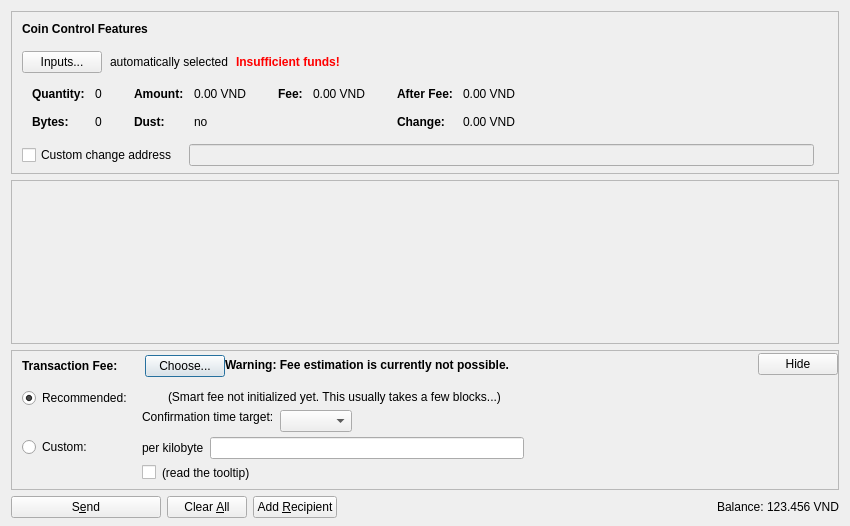
<?xml version="1.0" encoding="UTF-8"?>
<ui version="4.0">
 <class>SendCoinsDialog</class>
 <widget class="QDialog" name="SendCoinsDialog">
  <property name="geometry">
   <rect>
    <x>0</x>
    <y>0</y>
    <width>850</width>
    <height>526</height>
   </rect>
  </property>
  <property name="windowTitle">
   <string>Send Coins</string>
  </property>
  <layout class="QVBoxLayout" name="verticalLayout" stretch="0,1,0,0">
   <property name="bottomMargin">
    <number>8</number>
   </property>
   <item>
    <widget class="QFrame" name="frameCoinControl">
     <property name="sizePolicy">
      <sizepolicy hsizetype="Expanding" vsizetype="Expanding">
       <horstretch>0</horstretch>
       <verstretch>0</verstretch>
      </sizepolicy>
     </property>
     <property name="maximumSize">
      <size>
       <width>16777215</width>
       <height>16777215</height>
      </size>
     </property>
     <property name="frameShape">
      <enum>QFrame::StyledPanel</enum>
     </property>
     <property name="frameShadow">
      <enum>QFrame::Sunken</enum>
     </property>
     <layout class="QVBoxLayout" name="verticalLayoutCoinControl2">
      <property name="spacing">
       <number>0</number>
      </property>
      <property name="leftMargin">
       <number>0</number>
      </property>
      <property name="topMargin">
       <number>0</number>
      </property>
      <property name="rightMargin">
       <number>0</number>
      </property>
      <property name="bottomMargin">
       <number>6</number>
      </property>
      <item>
       <layout class="QVBoxLayout" name="verticalLayoutCoinControl" stretch="0,0,0,0,1">
        <property name="spacing">
         <number>0</number>
        </property>
        <property name="leftMargin">
         <number>10</number>
        </property>
        <property name="topMargin">
         <number>10</number>
        </property>
        <item>
         <layout class="QHBoxLayout" name="horizontalLayoutCoinControl1">
          <property name="bottomMargin">
           <number>15</number>
          </property>
          <item>
           <widget class="QLabel" name="labelCoinControlFeatures">
            <property name="sizePolicy">
             <sizepolicy hsizetype="Preferred" vsizetype="Maximum">
              <horstretch>0</horstretch>
              <verstretch>0</verstretch>
             </sizepolicy>
            </property>
            <property name="font">
             <font>
              <weight>75</weight>
              <bold>true</bold>
             </font>
            </property>
            <property name="styleSheet">
             <string notr="true">font-weight:bold;</string>
            </property>
            <property name="text">
             <string>Coin Control Features</string>
            </property>
           </widget>
          </item>
         </layout>
        </item>
        <item>
         <layout class="QHBoxLayout" name="horizontalLayoutCoinControl2" stretch="0,0,0,0">
          <property name="spacing">
           <number>8</number>
          </property>
          <property name="bottomMargin">
           <number>10</number>
          </property>
          <item>
           <widget class="QPushButton" name="pushButtonCoinControl">
            <property name="styleSheet">
             <string notr="true"/>
            </property>
            <property name="text">
             <string>Inputs...</string>
            </property>
            <property name="autoDefault">
             <bool>false</bool>
            </property>
           </widget>
          </item>
          <item>
           <widget class="QLabel" name="labelCoinControlAutomaticallySelected">
            <property name="text">
             <string>automatically selected</string>
            </property>
            <property name="margin">
             <number>5</number>
            </property>
           </widget>
          </item>
          <item>
           <widget class="QLabel" name="labelCoinControlInsuffFunds">
            <property name="font">
             <font>
              <weight>75</weight>
              <bold>true</bold>
             </font>
            </property>
            <property name="styleSheet">
             <string notr="true">color:red;font-weight:bold;</string>
            </property>
            <property name="text">
             <string>Insufficient funds!</string>
            </property>
            <property name="margin">
             <number>5</number>
            </property>
           </widget>
          </item>
          <item>
           <spacer name="horizontalSpacerCoinControl">
            <property name="orientation">
             <enum>Qt::Horizontal</enum>
            </property>
            <property name="sizeHint" stdset="0">
             <size>
              <width>40</width>
              <height>1</height>
             </size>
            </property>
           </spacer>
          </item>
         </layout>
        </item>
        <item>
         <widget class="QWidget" name="widgetCoinControl" native="true">
          <property name="sizePolicy">
           <sizepolicy hsizetype="Preferred" vsizetype="Preferred">
            <horstretch>0</horstretch>
            <verstretch>0</verstretch>
           </sizepolicy>
          </property>
          <property name="minimumSize">
           <size>
            <width>0</width>
            <height>0</height>
           </size>
          </property>
          <property name="styleSheet">
           <string notr="true"/>
          </property>
          <layout class="QHBoxLayout" name="horizontalLayoutCoinControl5">
           <property name="leftMargin">
            <number>0</number>
           </property>
           <property name="topMargin">
            <number>0</number>
           </property>
           <property name="rightMargin">
            <number>0</number>
           </property>
           <property name="bottomMargin">
            <number>0</number>
           </property>
           <item>
            <layout class="QHBoxLayout" name="horizontalLayoutCoinControl3" stretch="0,0,0,1">
             <property name="spacing">
              <number>20</number>
             </property>
             <property name="topMargin">
              <number>0</number>
             </property>
             <property name="bottomMargin">
              <number>10</number>
             </property>
             <item>
              <layout class="QFormLayout" name="formLayoutCoinControl1">
               <property name="horizontalSpacing">
                <number>10</number>
               </property>
               <property name="verticalSpacing">
                <number>14</number>
               </property>
               <property name="leftMargin">
                <number>10</number>
               </property>
               <property name="topMargin">
                <number>4</number>
               </property>
               <property name="rightMargin">
                <number>6</number>
               </property>
               <item row="0" column="0">
                <widget class="QLabel" name="labelCoinControlQuantityText">
                 <property name="font">
                  <font>
                   <weight>75</weight>
                   <bold>true</bold>
                  </font>
                 </property>
                 <property name="text">
                  <string>Quantity:</string>
                 </property>
                 <property name="margin">
                  <number>0</number>
                 </property>
                </widget>
               </item>
               <item row="0" column="1">
                <widget class="QLabel" name="labelCoinControlQuantity">
                 <property name="cursor">
                  <cursorShape>IBeamCursor</cursorShape>
                 </property>
                 <property name="contextMenuPolicy">
                  <enum>Qt::ActionsContextMenu</enum>
                 </property>
                 <property name="text">
                  <string notr="true">0</string>
                 </property>
                 <property name="margin">
                  <number>0</number>
                 </property>
                 <property name="textInteractionFlags">
                  <set>Qt::LinksAccessibleByMouse|Qt::TextSelectableByKeyboard|Qt::TextSelectableByMouse</set>
                 </property>
                </widget>
               </item>
               <item row="1" column="0">
                <widget class="QLabel" name="labelCoinControlBytesText">
                 <property name="font">
                  <font>
                   <weight>75</weight>
                   <bold>true</bold>
                  </font>
                 </property>
                 <property name="text">
                  <string>Bytes:</string>
                 </property>
                </widget>
               </item>
               <item row="1" column="1">
                <widget class="QLabel" name="labelCoinControlBytes">
                 <property name="cursor">
                  <cursorShape>IBeamCursor</cursorShape>
                 </property>
                 <property name="contextMenuPolicy">
                  <enum>Qt::ActionsContextMenu</enum>
                 </property>
                 <property name="text">
                  <string notr="true">0</string>
                 </property>
                 <property name="textInteractionFlags">
                  <set>Qt::LinksAccessibleByMouse|Qt::TextSelectableByKeyboard|Qt::TextSelectableByMouse</set>
                 </property>
                </widget>
               </item>
              </layout>
             </item>
             <item>
              <layout class="QFormLayout" name="formLayoutCoinControl2">
               <property name="horizontalSpacing">
                <number>10</number>
               </property>
               <property name="verticalSpacing">
                <number>14</number>
               </property>
               <property name="leftMargin">
                <number>6</number>
               </property>
               <property name="topMargin">
                <number>4</number>
               </property>
               <property name="rightMargin">
                <number>6</number>
               </property>
               <item row="0" column="0">
                <widget class="QLabel" name="labelCoinControlAmountText">
                 <property name="font">
                  <font>
                   <weight>75</weight>
                   <bold>true</bold>
                  </font>
                 </property>
                 <property name="text">
                  <string>Amount:</string>
                 </property>
                 <property name="margin">
                  <number>0</number>
                 </property>
                </widget>
               </item>
               <item row="0" column="1">
                <widget class="QLabel" name="labelCoinControlAmount">
                 <property name="cursor">
                  <cursorShape>IBeamCursor</cursorShape>
                 </property>
                 <property name="contextMenuPolicy">
                  <enum>Qt::ActionsContextMenu</enum>
                 </property>
                 <property name="text">
                  <string notr="true">0.00 VND</string>
                 </property>
                 <property name="textInteractionFlags">
                  <set>Qt::LinksAccessibleByMouse|Qt::TextSelectableByKeyboard|Qt::TextSelectableByMouse</set>
                 </property>
                </widget>
               </item>
               <item row="1" column="0">
                <widget class="QLabel" name="labelCoinControlLowOutputText">
                 <property name="font">
                  <font>
                   <weight>75</weight>
                   <bold>true</bold>
                  </font>
                 </property>
                 <property name="text">
                  <string>Dust:</string>
                 </property>
                </widget>
               </item>
               <item row="1" column="1">
                <widget class="QLabel" name="labelCoinControlLowOutput">
                 <property name="cursor">
                  <cursorShape>IBeamCursor</cursorShape>
                 </property>
                 <property name="contextMenuPolicy">
                  <enum>Qt::ActionsContextMenu</enum>
                 </property>
                 <property name="text">
                  <string notr="true">no</string>
                 </property>
                 <property name="textInteractionFlags">
                  <set>Qt::LinksAccessibleByMouse|Qt::TextSelectableByKeyboard|Qt::TextSelectableByMouse</set>
                 </property>
                </widget>
               </item>
              </layout>
             </item>
             <item>
              <layout class="QFormLayout" name="formLayoutCoinControl3">
               <property name="horizontalSpacing">
                <number>10</number>
               </property>
               <property name="verticalSpacing">
                <number>14</number>
               </property>
               <property name="leftMargin">
                <number>6</number>
               </property>
               <property name="topMargin">
                <number>4</number>
               </property>
               <property name="rightMargin">
                <number>6</number>
               </property>
               <item row="0" column="0">
                <widget class="QLabel" name="labelCoinControlFeeText">
                 <property name="font">
                  <font>
                   <weight>75</weight>
                   <bold>true</bold>
                  </font>
                 </property>
                 <property name="text">
                  <string>Fee:</string>
                 </property>
                 <property name="margin">
                  <number>0</number>
                 </property>
                </widget>
               </item>
               <item row="0" column="1">
                <widget class="QLabel" name="labelCoinControlFee">
                 <property name="cursor">
                  <cursorShape>IBeamCursor</cursorShape>
                 </property>
                 <property name="contextMenuPolicy">
                  <enum>Qt::ActionsContextMenu</enum>
                 </property>
                 <property name="text">
                  <string notr="true">0.00 VND</string>
                 </property>
                 <property name="textInteractionFlags">
                  <set>Qt::LinksAccessibleByMouse|Qt::TextSelectableByKeyboard|Qt::TextSelectableByMouse</set>
                 </property>
                </widget>
               </item>
              </layout>
             </item>
             <item>
              <layout class="QFormLayout" name="formLayoutCoinControl4">
               <property name="horizontalSpacing">
                <number>10</number>
               </property>
               <property name="verticalSpacing">
                <number>14</number>
               </property>
               <property name="leftMargin">
                <number>6</number>
               </property>
               <property name="topMargin">
                <number>4</number>
               </property>
               <property name="rightMargin">
                <number>6</number>
               </property>
               <item row="0" column="0">
                <widget class="QLabel" name="labelCoinControlAfterFeeText">
                 <property name="font">
                  <font>
                   <weight>75</weight>
                   <bold>true</bold>
                  </font>
                 </property>
                 <property name="text">
                  <string>After Fee:</string>
                 </property>
                 <property name="margin">
                  <number>0</number>
                 </property>
                </widget>
               </item>
               <item row="0" column="1">
                <widget class="QLabel" name="labelCoinControlAfterFee">
                 <property name="cursor">
                  <cursorShape>IBeamCursor</cursorShape>
                 </property>
                 <property name="contextMenuPolicy">
                  <enum>Qt::ActionsContextMenu</enum>
                 </property>
                 <property name="text">
                  <string notr="true">0.00 VND</string>
                 </property>
                 <property name="textInteractionFlags">
                  <set>Qt::LinksAccessibleByMouse|Qt::TextSelectableByKeyboard|Qt::TextSelectableByMouse</set>
                 </property>
                </widget>
               </item>
               <item row="1" column="0">
                <widget class="QLabel" name="labelCoinControlChangeText">
                 <property name="font">
                  <font>
                   <weight>75</weight>
                   <bold>true</bold>
                  </font>
                 </property>
                 <property name="text">
                  <string>Change:</string>
                 </property>
                </widget>
               </item>
               <item row="1" column="1">
                <widget class="QLabel" name="labelCoinControlChange">
                 <property name="cursor">
                  <cursorShape>IBeamCursor</cursorShape>
                 </property>
                 <property name="contextMenuPolicy">
                  <enum>Qt::ActionsContextMenu</enum>
                 </property>
                 <property name="text">
                  <string notr="true">0.00 VND</string>
                 </property>
                 <property name="textInteractionFlags">
                  <set>Qt::LinksAccessibleByMouse|Qt::TextSelectableByKeyboard|Qt::TextSelectableByMouse</set>
                 </property>
                </widget>
               </item>
              </layout>
             </item>
            </layout>
           </item>
          </layout>
         </widget>
        </item>
        <item>
         <layout class="QHBoxLayout" name="horizontalLayoutCoinControl4" stretch="0,0,0">
          <property name="spacing">
           <number>12</number>
          </property>
          <property name="sizeConstraint">
           <enum>QLayout::SetDefaultConstraint</enum>
          </property>
          <property name="topMargin">
           <number>5</number>
          </property>
          <property name="rightMargin">
           <number>5</number>
          </property>
          <item>
           <widget class="QCheckBox" name="checkBoxCoinControlChange">
            <property name="toolTip">
             <string>If this is activated, but the change address is empty or invalid, change will be sent to a newly generated address.</string>
            </property>
            <property name="text">
             <string>Custom change address</string>
            </property>
           </widget>
          </item>
          <item>
           <widget class="QValidatedLineEdit" name="lineEditCoinControlChange">
            <property name="enabled">
             <bool>false</bool>
            </property>
            <property name="sizePolicy">
             <sizepolicy hsizetype="Expanding" vsizetype="Fixed">
              <horstretch>0</horstretch>
              <verstretch>0</verstretch>
             </sizepolicy>
            </property>
           </widget>
          </item>
          <item>
           <widget class="QLabel" name="labelCoinControlChangeLabel">
            <property name="sizePolicy">
             <sizepolicy hsizetype="Preferred" vsizetype="Expanding">
              <horstretch>0</horstretch>
              <verstretch>0</verstretch>
             </sizepolicy>
            </property>
            <property name="minimumSize">
             <size>
              <width>0</width>
              <height>0</height>
             </size>
            </property>
            <property name="text">
             <string/>
            </property>
            <property name="margin">
             <number>3</number>
            </property>
           </widget>
          </item>
         </layout>
        </item>
        <item>
         <spacer name="verticalSpacerCoinControl">
          <property name="orientation">
           <enum>Qt::Vertical</enum>
          </property>
          <property name="sizeHint" stdset="0">
           <size>
            <width>800</width>
            <height>1</height>
           </size>
          </property>
         </spacer>
        </item>
       </layout>
      </item>
     </layout>
    </widget>
   </item>
   <item>
    <widget class="QScrollArea" name="scrollArea">
     <property name="widgetResizable">
      <bool>true</bool>
     </property>
     <widget class="QWidget" name="scrollAreaWidgetContents">
      <property name="geometry">
       <rect>
        <x>0</x>
        <y>0</y>
        <width>830</width>
        <height>104</height>
       </rect>
      </property>
      <layout class="QVBoxLayout" name="verticalLayout_2" stretch="0,1">
       <property name="leftMargin">
        <number>0</number>
       </property>
       <property name="topMargin">
        <number>0</number>
       </property>
       <property name="rightMargin">
        <number>0</number>
       </property>
       <property name="bottomMargin">
        <number>0</number>
       </property>
       <item>
        <layout class="QVBoxLayout" name="entries">
         <property name="spacing">
          <number>6</number>
         </property>
        </layout>
       </item>
       <item>
        <spacer name="verticalSpacer">
         <property name="orientation">
          <enum>Qt::Vertical</enum>
         </property>
         <property name="sizeHint" stdset="0">
          <size>
           <width>20</width>
           <height>40</height>
          </size>
         </property>
        </spacer>
       </item>
      </layout>
     </widget>
    </widget>
   </item>
   <item>
    <widget class="QFrame" name="frameFee">
     <property name="sizePolicy">
      <sizepolicy hsizetype="Expanding" vsizetype="Expanding">
       <horstretch>0</horstretch>
       <verstretch>0</verstretch>
      </sizepolicy>
     </property>
     <property name="maximumSize">
      <size>
       <width>16777215</width>
       <height>16777215</height>
      </size>
     </property>
     <property name="frameShape">
      <enum>QFrame::StyledPanel</enum>
     </property>
     <property name="frameShadow">
      <enum>QFrame::Sunken</enum>
     </property>
     <layout class="QVBoxLayout" name="verticalLayoutFee1">
      <property name="spacing">
       <number>0</number>
      </property>
      <property name="leftMargin">
       <number>0</number>
      </property>
      <property name="topMargin">
       <number>0</number>
      </property>
      <property name="rightMargin">
       <number>0</number>
      </property>
      <property name="bottomMargin">
       <number>0</number>
      </property>
      <item>
       <layout class="QVBoxLayout" name="verticalLayoutFee2" stretch="0,0,0">
        <property name="spacing">
         <number>0</number>
        </property>
        <property name="leftMargin">
         <number>10</number>
        </property>
        <property name="topMargin">
         <number>0</number>
        </property>
        <item>
         <layout class="QHBoxLayout" name="horizontalLayoutFee1">
          <property name="bottomMargin">
           <number>0</number>
          </property>
          <item>
           <layout class="QVBoxLayout" name="verticalLayoutFee7">
            <property name="spacing">
             <number>0</number>
            </property>
            <item>
             <spacer name="verticalSpacerSmartFee">
              <property name="orientation">
               <enum>Qt::Vertical</enum>
              </property>
              <property name="sizeType">
               <enum>QSizePolicy::Fixed</enum>
              </property>
              <property name="sizeHint" stdset="0">
               <size>
                <width>1</width>
                <height>4</height>
               </size>
              </property>
             </spacer>
            </item>
            <item>
             <layout class="QHBoxLayout" name="horizontalLayoutSmartFee">
              <property name="spacing">
               <number>10</number>
              </property>
              <item>
               <widget class="QLabel" name="labelFeeHeadline">
                <property name="sizePolicy">
                 <sizepolicy hsizetype="Preferred" vsizetype="Maximum">
                  <horstretch>0</horstretch>
                  <verstretch>0</verstretch>
                 </sizepolicy>
                </property>
                <property name="font">
                 <font>
                  <weight>75</weight>
                  <bold>true</bold>
                 </font>
                </property>
                <property name="styleSheet">
                 <string notr="true">font-weight:bold;</string>
                </property>
                <property name="text">
                 <string>Transaction Fee:</string>
                </property>
               </widget>
              </item>
              <item>
               <widget class="QLabel" name="labelFeeMinimized">
                <property name="text">
                 <string/>
                </property>
               </widget>
              </item>
              <item>
               <widget class="QPushButton" name="buttonChooseFee">
                <property name="text">
                 <string>Choose...</string>
                </property>
               </widget>
              </item>
             </layout>
            </item>
            <item>
             <spacer name="verticalSpacer_5">
              <property name="orientation">
               <enum>Qt::Vertical</enum>
              </property>
              <property name="sizeHint" stdset="0">
               <size>
                <width>1</width>
                <height>1</height>
               </size>
              </property>
             </spacer>
            </item>
           </layout>
          </item>
          <item>
           <widget class="QLabel" name="fallbackFeeWarningLabel">
            <property name="toolTip">
             <string>Using the fallbackfee can result in sending a transaction that will take several hours or days (or never) to confirm. Consider choosing your fee manually or wait until you have validated the complete chain.</string>
            </property>
            <property name="font">
            <font>
                <weight>75</weight>
                <bold>true</bold>
            </font>
            </property>
            <property name="text">
             <string>Warning: Fee estimation is currently not possible.</string>
            </property>
            <property name="wordWrap">
             <bool>false</bool>
            </property>
           </widget>
          </item>
          <item>
           <spacer name="horizontalSpacer_4">
            <property name="orientation">
             <enum>Qt::Horizontal</enum>
            </property>
            <property name="sizeType">
             <enum>QSizePolicy::MinimumExpanding</enum>
            </property>
            <property name="sizeHint" stdset="0">
             <size>
              <width>40</width>
              <height>20</height>
             </size>
            </property>
           </spacer>
          </item>
          <item>
           <widget class="QPushButton" name="buttonMinimizeFee">
            <property name="toolTip">
             <string>collapse fee-settings</string>
            </property>
            <property name="text">
             <string>Hide</string>
            </property>
           </widget>
          </item>
         </layout>
        </item>
        <item>
         <widget class="QFrame" name="frameFeeSelection">
          <layout class="QVBoxLayout" name="verticalLayoutFee12">
           <property name="spacing">
            <number>0</number>
           </property>
           <property name="leftMargin">
            <number>0</number>
           </property>
           <property name="topMargin">
            <number>0</number>
           </property>
           <property name="rightMargin">
            <number>0</number>
           </property>
           <property name="bottomMargin">
            <number>0</number>
           </property>
           <item>
            <layout class="QGridLayout" name="gridLayoutFee">
             <property name="topMargin">
              <number>10</number>
             </property>
             <property name="bottomMargin">
              <number>4</number>
             </property>
             <property name="horizontalSpacing">
              <number>10</number>
             </property>
             <property name="verticalSpacing">
              <number>4</number>
             </property>
             <item row="1" column="1">
              <layout class="QVBoxLayout" name="verticalLayoutFee8">
               <property name="spacing">
                <number>6</number>
               </property>
               <item>
                <layout class="QHBoxLayout" name="horizontalLayoutFee13">
                 <item>
                  <widget class="QLabel" name="labelCustomPerKilobyte">
                   <property name="toolTip">
                    <string>If the custom fee is set to 1000 satoshis and the transaction is only 250 bytes, then &quot;per kilobyte&quot; only pays 250 satoshis in fee, while &quot;total at least&quot; pays 1000 satoshis. For transactions bigger than a kilobyte both pay by kilobyte.</string>
                   </property>
                   <property name="text">
                    <string>per kilobyte</string>
                   </property>
                  </widget>
                 </item>
                 <item>
                  <widget class="BitcoinAmountField" name="customFee"/>
                 </item>
                 <item>
                  <spacer name="horizontalSpacer_6">
                   <property name="orientation">
                    <enum>Qt::Horizontal</enum>
                   </property>
                   <property name="sizeHint" stdset="0">
                    <size>
                     <width>1</width>
                     <height>1</height>
                    </size>
                   </property>
                  </spacer>
                 </item>
                </layout>
               </item>
               <item>
                <layout class="QHBoxLayout" name="horizontalLayoutFee8">
                 <item>
                  <widget class="QCheckBox" name="checkBoxMinimumFee">
                   <property name="toolTip">
                    <string>Paying only the minimum fee is just fine as long as there is less transaction volume than space in the blocks. But be aware that this can end up in a never confirming transaction once there is more demand for vanadium transactions than the network can process.</string>
                   </property>
                   <property name="text">
                    <string/>
                   </property>
                  </widget>
                 </item>
                 <item>
                  <widget class="QLabel" name="labelMinFeeWarning">
                   <property name="enabled">
                    <bool>true</bool>
                   </property>
                   <property name="toolTip">
                    <string>Paying only the minimum fee is just fine as long as there is less transaction volume than space in the blocks. But be aware that this can end up in a never confirming transaction once there is more demand for vanadium transactions than the network can process.</string>
                   </property>
                   <property name="text">
                    <string>(read the tooltip)</string>
                   </property>
                   <property name="margin">
                    <number>5</number>
                   </property>
                  </widget>
                 </item>
                 <item>
                  <spacer name="horizontalSpacer_2">
                   <property name="orientation">
                    <enum>Qt::Horizontal</enum>
                   </property>
                   <property name="sizeHint" stdset="0">
                    <size>
                     <width>1</width>
                     <height>1</height>
                    </size>
                   </property>
                  </spacer>
                 </item>
                </layout>
               </item>
              </layout>
             </item>
             <item row="0" column="0">
              <layout class="QVBoxLayout" name="verticalLayoutFee4" stretch="0,1">
               <item>
                <widget class="QRadioButton" name="radioSmartFee">
                 <property name="text">
                  <string>Recommended:</string>
                 </property>
                 <property name="checked">
                  <bool>true</bool>
                 </property>
                 <attribute name="buttonGroup">
                  <string notr="true">groupFee</string>
                 </attribute>
                </widget>
               </item>
               <item>
                <spacer name="verticalSpacer_2">
                 <property name="orientation">
                  <enum>Qt::Vertical</enum>
                 </property>
                 <property name="sizeHint" stdset="0">
                  <size>
                   <width>1</width>
                   <height>1</height>
                  </size>
                 </property>
                </spacer>
               </item>
              </layout>
             </item>
             <item row="1" column="0">
              <layout class="QVBoxLayout" name="verticalLayoutFee9" stretch="0,1">
               <item>
                <widget class="QRadioButton" name="radioCustomFee">
                 <property name="text">
                  <string>Custom:</string>
                 </property>
                 <attribute name="buttonGroup">
                  <string notr="true">groupFee</string>
                 </attribute>
                </widget>
               </item>
               <item>
                <spacer name="verticalSpacer_6">
                 <property name="orientation">
                  <enum>Qt::Vertical</enum>
                 </property>
                 <property name="sizeHint" stdset="0">
                  <size>
                   <width>1</width>
                   <height>1</height>
                  </size>
                 </property>
                </spacer>
               </item>
              </layout>
             </item>
             <item row="0" column="1">
              <layout class="QVBoxLayout" name="verticalLayoutFee3" stretch="0,0,1">
               <property name="spacing">
                <number>6</number>
               </property>
               <property name="topMargin">
                <number>2</number>
               </property>
               <item>
                <layout class="QHBoxLayout" name="horizontalLayoutFee12">
                 <item>
                  <widget class="QLabel" name="labelSmartFee">
                   <property name="text">
                    <string/>
                   </property>
                   <property name="margin">
                    <number>2</number>
                   </property>
                  </widget>
                 </item>
                 <item>
                  <widget class="QLabel" name="labelFeeEstimation">
                   <property name="text">
                    <string/>
                   </property>
                  </widget>
                 </item>
                 <item>
                  <widget class="QLabel" name="labelSmartFee2">
                   <property name="text">
                    <string>(Smart fee not initialized yet. This usually takes a few blocks...)</string>
                   </property>
                   <property name="margin">
                    <number>2</number>
                   </property>
                  </widget>
                 </item>
                 <item>
                  <spacer name="horizontalSpacer_5">
                   <property name="orientation">
                    <enum>Qt::Horizontal</enum>
                   </property>
                   <property name="sizeHint" stdset="0">
                    <size>
                     <width>1</width>
                     <height>1</height>
                    </size>
                   </property>
                  </spacer>
                 </item>
                </layout>
               </item>
               <item>
                <layout class="QHBoxLayout" name="horizontalLayoutFee9">
                 <item>
                  <layout class="QVBoxLayout" name="verticalLayoutFee6">
                   <item>
                    <widget class="QLabel" name="labelSmartFee3">
                     <property name="text">
                      <string>Confirmation time target:</string>
                     </property>
                     <property name="margin">
                      <number>2</number>
                     </property>
                    </widget>
                   </item>
                   <item>
                    <spacer name="verticalSpacer_3">
                     <property name="orientation">
                      <enum>Qt::Vertical</enum>
                     </property>
                     <property name="sizeHint" stdset="0">
                      <size>
                       <width>1</width>
                       <height>1</height>
                      </size>
                     </property>
                    </spacer>
                   </item>
                  </layout>
                 </item>
                 <item>
                  <layout class="QVBoxLayout" name="verticalLayoutFee5">
                   <property name="rightMargin">
                    <number>30</number>
                   </property>
                   <item>
                    <layout class="QHBoxLayout" name="horizontalLayoutConfTarget">
                     <property name="bottomMargin">
                      <number>0</number>
                     </property>
                     <item>
                      <widget class="QComboBox" name="confTargetSelector"/>
                     </item>
                     <item>
                      <spacer name="horizontalSpacerConfTarget">
                       <property name="orientation">
                        <enum>Qt::Horizontal</enum>
                       </property>
                       <property name="sizeHint" stdset="0">
                        <size>
                         <width>40</width>
                         <height>20</height>
                        </size>
                       </property>
                      </spacer>
                     </item>
                    </layout>
                   </item>
                  </layout>
                 </item>
                </layout>
               </item>
               <item>
                <spacer name="verticalSpacer_4">
                 <property name="orientation">
                  <enum>Qt::Vertical</enum>
                 </property>
                 <property name="sizeHint" stdset="0">
                  <size>
                   <width>1</width>
                   <height>1</height>
                  </size>
                 </property>
                </spacer>
               </item>
              </layout>
             </item>
            </layout>
           </item>
          </layout>
         </widget>
        </item>
        <item>
         <spacer name="verticalSpacerFee">
          <property name="orientation">
           <enum>Qt::Vertical</enum>
          </property>
          <property name="sizeHint" stdset="0">
           <size>
            <width>40</width>
            <height>5</height>
           </size>
          </property>
         </spacer>
        </item>
       </layout>
      </item>
     </layout>
    </widget>
   </item>
   <item>
    <layout class="QHBoxLayout" name="horizontalLayout">
     <item>
      <widget class="QPushButton" name="sendButton">
       <property name="minimumSize">
        <size>
         <width>150</width>
         <height>0</height>
        </size>
       </property>
       <property name="toolTip">
        <string>Confirm the send action</string>
       </property>
       <property name="text">
        <string>S&amp;end</string>
       </property>
       <property name="icon">
        <iconset resource="../bitcoin.qrc">
         <normaloff>:/icons/send</normaloff>:/icons/send</iconset>
       </property>
       <property name="autoDefault">
        <bool>false</bool>
       </property>
       <property name="default">
        <bool>false</bool>
       </property>
      </widget>
     </item>
     <item>
      <widget class="QPushButton" name="clearButton">
       <property name="sizePolicy">
        <sizepolicy hsizetype="Minimum" vsizetype="Fixed">
         <horstretch>0</horstretch>
         <verstretch>0</verstretch>
        </sizepolicy>
       </property>
       <property name="toolTip">
        <string>Clear all fields of the form.</string>
       </property>
       <property name="text">
        <string>Clear &amp;All</string>
       </property>
       <property name="icon">
        <iconset resource="../bitcoin.qrc">
         <normaloff>:/icons/remove</normaloff>:/icons/remove</iconset>
       </property>
       <property name="autoDefault">
        <bool>false</bool>
       </property>
      </widget>
     </item>
     <item>
      <widget class="QPushButton" name="addButton">
       <property name="toolTip">
        <string>Send to multiple recipients at once</string>
       </property>
       <property name="text">
        <string>Add &amp;Recipient</string>
       </property>
       <property name="icon">
        <iconset resource="../bitcoin.qrc">
         <normaloff>:/icons/add</normaloff>:/icons/add</iconset>
       </property>
       <property name="autoDefault">
        <bool>false</bool>
       </property>
      </widget>
     </item>
     <item>
      <spacer name="horizontalSpacer">
       <property name="orientation">
        <enum>Qt::Horizontal</enum>
       </property>
       <property name="sizeHint" stdset="0">
        <size>
         <width>40</width>
         <height>20</height>
        </size>
       </property>
      </spacer>
     </item>
     <item>
      <layout class="QHBoxLayout" name="horizontalLayout_2">
       <property name="spacing">
        <number>3</number>
       </property>
       <item>
        <widget class="QLabel" name="label">
         <property name="sizePolicy">
          <sizepolicy hsizetype="Preferred" vsizetype="Fixed">
           <horstretch>0</horstretch>
           <verstretch>0</verstretch>
          </sizepolicy>
         </property>
         <property name="text">
          <string>Balance:</string>
         </property>
        </widget>
       </item>
       <item>
        <widget class="QLabel" name="labelBalance">
         <property name="sizePolicy">
          <sizepolicy hsizetype="Preferred" vsizetype="Fixed">
           <horstretch>0</horstretch>
           <verstretch>0</verstretch>
          </sizepolicy>
         </property>
         <property name="cursor">
          <cursorShape>IBeamCursor</cursorShape>
         </property>
         <property name="text">
          <string notr="true">123.456 VND</string>
         </property>
         <property name="textInteractionFlags">
          <set>Qt::LinksAccessibleByMouse|Qt::TextSelectableByKeyboard|Qt::TextSelectableByMouse</set>
         </property>
        </widget>
       </item>
      </layout>
     </item>
    </layout>
   </item>
  </layout>
 </widget>
 <customwidgets>
  <customwidget>
   <class>QValidatedLineEdit</class>
   <extends>QLineEdit</extends>
   <header>qt/qvalidatedlineedit.h</header>
  </customwidget>
  <customwidget>
   <class>BitcoinAmountField</class>
   <extends>QLineEdit</extends>
   <header>qt/bitcoinamountfield.h</header>
   <container>1</container>
  </customwidget>
 </customwidgets>
 <resources>
  <include location="../bitcoin.qrc"/>
 </resources>
 <connections/>
 <buttongroups>
  <buttongroup name="groupFee"/>
 </buttongroups>
</ui>
